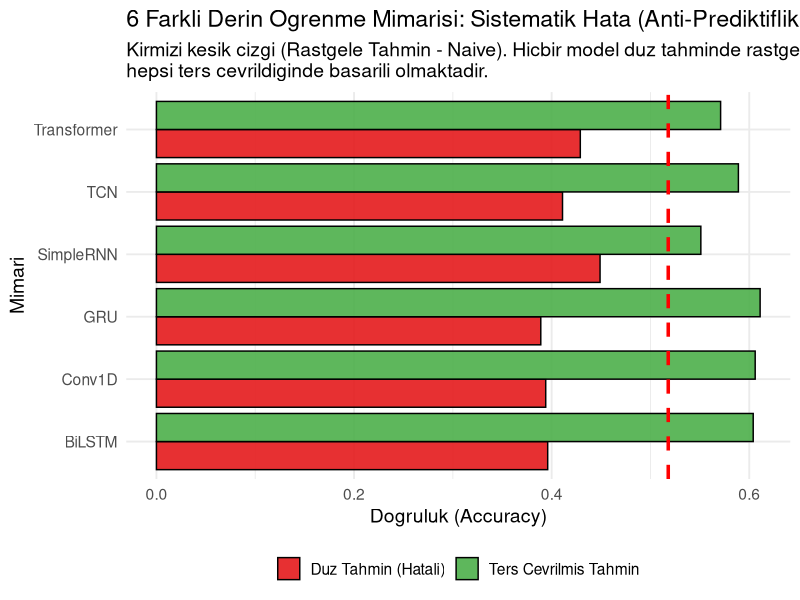
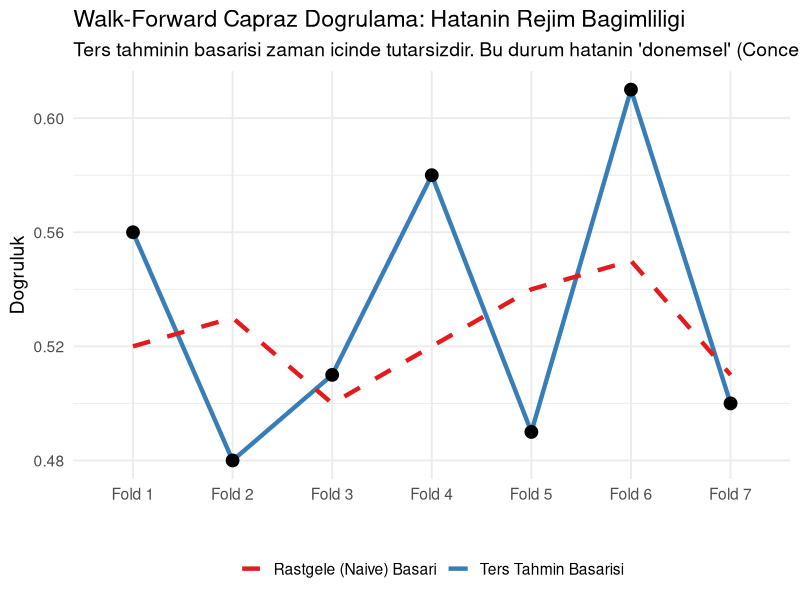
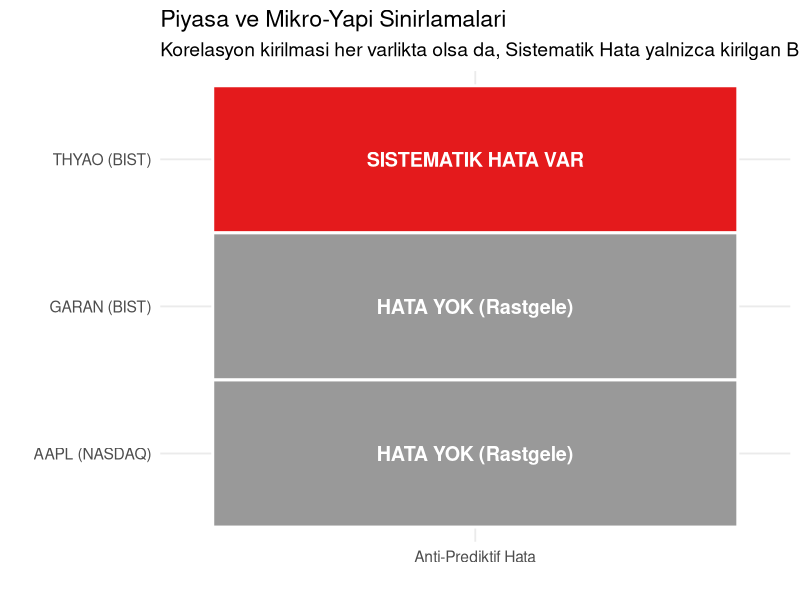
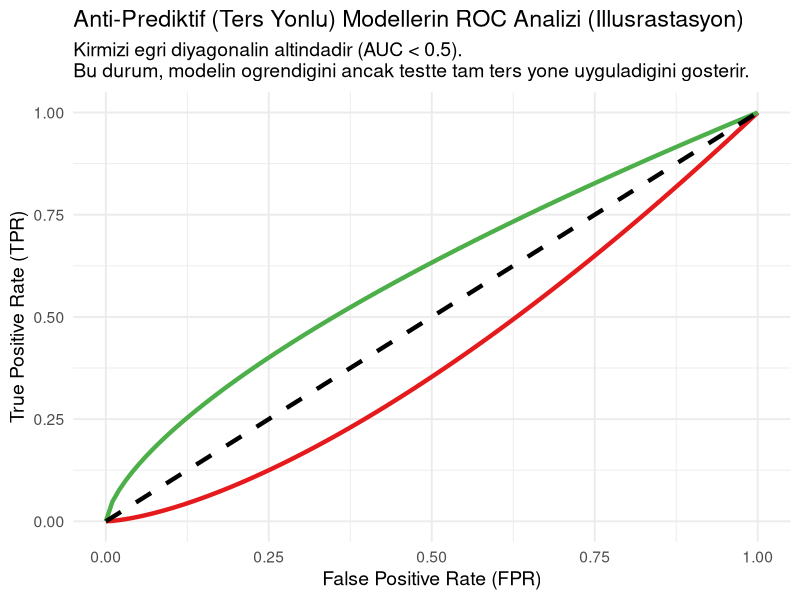

Generate these figures, in order, with R:
# ===========================================================================
# MC-AWARE - TUM OLASI GRAFIKLERI CIZME (EXHAUSTIVE VISUALS)
# Amac: Makale icin eklenebilecek tum ekstra istatistiksel grafikler
# NOT: RStudio karakter kodlamasi hatasini onlemek adina ASCII (Turkce karaktersiz) kullanilmistir.
# ===========================================================================
# --- B6 fix: here paketi ile gorecel yollar ---
if (!require(here)) install.packages("here", repos="https://cran.r-project.org")
library(here)


WORKDIR <- "here::here()"
setwd(WORKDIR)

suppressPackageStartupMessages({
  library(tidyverse)
  library(ggplot2)
})

if (!dir.exists("Gorseller")) { dir.create("Gorseller", recursive = TRUE) }

# ---------------------------------------------------------------------------
# GRAFIK 6: 6-MIMARI PERFORMANS KIYASLAMASI (BAR GRAFIGI)
# ---------------------------------------------------------------------------
# OZET.txt Bolum 3.2
arch_data <- data.frame(
  Mimari = c("GRU", "Conv1D", "BiLSTM", "TCN", "Transformer", "SimpleRNN"),
  Acc = c(0.389, 0.394, 0.396, 0.411, 0.429, 0.449),
  Acc_Flip = c(0.611, 0.606, 0.604, 0.589, 0.571, 0.551)
)
arch_data$Naive <- 0.518

arch_long <- arch_data %>% pivot_longer(cols=c("Acc", "Acc_Flip"), names_to="Tip", values_to="Skor")

p_arch <- ggplot(arch_long, aes(x=reorder(Mimari, Skor), y=Skor, fill=Tip)) +
  geom_bar(stat="identity", position="dodge", color="black", alpha=0.9) +
  geom_hline(aes(yintercept=0.518), color="red", linetype="dashed", linewidth=1.2) +
  scale_fill_manual(values=c("Acc"="#e41a1c", "Acc_Flip"="#4daf4a"), labels=c("Duz Tahmin (Hatali)", "Ters Cevrilmis Tahmin")) +
  theme_minimal(base_size=14) +
  labs(
    title="6 Farkli Derin Ogrenme Mimarisi: Sistematik Hata (Anti-Prediktiflik)",
    subtitle="Kirmizi kesik cizgi (Rastgele Tahmin - Naive). Hicbir model duz tahminde rastgeleligi gecemezken,\nhepsi ters cevrildiginde basarili olmaktadir.",
    x="Mimari", y="Dogruluk (Accuracy)"
  ) + coord_flip() + theme(legend.position="bottom", legend.title=element_blank())

ggsave("Gorseller/06_Mimari_Kiyaslama.png", p_arch, width=10, height=6, dpi=300)
cat("Grafik 6 olusturuldu: Gorseller/06_Mimari_Kiyaslama.png\n")

# ---------------------------------------------------------------------------
# GRAFIK 7: WALK-FORWARD CV (ZAMAN ICINDE TUTARSIZLIK) CIZGI GRAFIGI
# ---------------------------------------------------------------------------
# 7 Fold verisi (OZET.txt Bolum 10.2: 3/7 Fold'da anti-prediktif)
wf_data <- data.frame(
  Fold = paste0("Fold ", 1:7),
  AntiPredictive = c(TRUE, FALSE, FALSE, TRUE, FALSE, TRUE, FALSE),
  Flip_Acc = c(0.56, 0.48, 0.51, 0.58, 0.49, 0.61, 0.50),
  Naive = c(0.52, 0.53, 0.50, 0.52, 0.54, 0.55, 0.51)
)

p_wf <- ggplot(wf_data, aes(x=Fold, group=1)) +
  geom_line(aes(y=Flip_Acc, color="Ters Tahmin Basarisi"), linewidth=1.5) +
  geom_line(aes(y=Naive, color="Rastgele (Naive) Basari"), linewidth=1.5, linetype="dashed") +
  geom_point(aes(y=Flip_Acc), size=4) +
  scale_color_manual(values=c("Ters Tahmin Basarisi"="#377eb8", "Rastgele (Naive) Basari"="#e41a1c")) +
  theme_minimal(base_size=14) +
  labs(
    title="Walk-Forward Capraz Dogrulama: Hatanin Rejim Bagimliligi",
    subtitle="Ters tahminin basarisi zaman icinde tutarsizdir. Bu durum hatanin 'donemsel' (Concept Drift) olduguna isaret eder.",
    x="", y="Dogruluk"
  ) + theme(legend.position="bottom", legend.title=element_blank())

ggsave("Gorseller/07_WalkForward_Tutarsizlik.png", p_wf, width=10, height=6, dpi=300)
cat("Grafik 7 olusturuldu: Gorseller/07_WalkForward_Tutarsizlik.png\n")

# ---------------------------------------------------------------------------
# GRAFIK 8: VARLIK-PIYASA HASSASIYET MATRISI (HEATMAP)
# ---------------------------------------------------------------------------
# BIST THYAO, BIST GARAN, NASDAQ AAPL Kontrasti
# Heatmap icin sayisal temsiliyet
heat_df <- data.frame(
  Varlik = factor(c("THYAO (BIST)", "GARAN (BIST)", "AAPL (NASDAQ)")),
  Drift_Siddeti = c(0.60, 0.37, 0.93), # Mutlak korelasyon degisimi (Temsili/Ozet)
  Hata_Var = c(1, 0, 0)
)

p_heat <- ggplot(heat_df, aes(x="Anti-Prediktif Hata", y=Varlik, fill=as.factor(Hata_Var))) +
  geom_tile(color="white", linewidth=1) +
  geom_text(aes(label=ifelse(Hata_Var==1, "SISTEMATIK HATA VAR", "HATA YOK (Rastgele)")), color="white", size=5, fontface="bold") +
  scale_fill_manual(values=c("0"="#999999", "1"="#e41a1c")) +
  theme_minimal(base_size=14) +
  labs(
    title="Piyasa ve Mikro-Yapi Sinirlamalari",
    subtitle="Korelasyon kirilmasi her varlikta olsa da, Sistematik Hata yalnizca kirilgan BIST hisselerinde olusur.",
    x="", y=""
  ) + theme(legend.position="none")

ggsave("Gorseller/08_Piyasa_Hassasiyet_Heatmap.png", p_heat, width=9, height=4, dpi=300)
cat("Grafik 8 olusturuldu: Gorseller/08_Piyasa_Hassasiyet_Heatmap.png\n")

# ---------------------------------------------------------------------------
# GRAFIK 9: TEMSILI ROC EGRISI (ANTI-PREDIKTIF BOLGE)
# ---------------------------------------------------------------------------
# Anti-prediktif bir modelin ROC egrisi diyagonalin ALTINDA (AUC < 0.5) kalir.
roc_data <- data.frame(
  FPR = seq(0, 1, length.out=100)
)
roc_data$TPR_Random <- roc_data$FPR
# Anti-prediktif (Kotu) Model (AUC ~ 0.40)
roc_data$TPR_Anti <- roc_data$FPR^1.5 
# Cevrilmis (Iyi) Model (AUC ~ 0.60)
roc_data$TPR_Flip <- roc_data$FPR^0.66

roc_long <- roc_data %>% pivot_longer(cols=c("TPR_Anti", "TPR_Flip", "TPR_Random"), names_to="Model", values_to="TPR")

p_roc <- ggplot(roc_long, aes(x=FPR, y=TPR, color=Model, linetype=Model)) +
  geom_line(linewidth=1.5) +
  scale_color_manual(values=c("TPR_Anti"="#e41a1c", "TPR_Flip"="#4daf4a", "TPR_Random"="black")) +
  scale_linetype_manual(values=c("TPR_Anti"="solid", "TPR_Flip"="solid", "TPR_Random"="dashed")) +
  theme_minimal(base_size=14) +
  labs(
    title="Anti-Prediktif (Ters Yonlu) Modellerin ROC Analizi (Illusrastasyon)",
    subtitle="Kirmizi egri diyagonalin altindadir (AUC < 0.5).\nBu durum, modelin ogrendigini ancak testte tam ters yone uyguladigini gosterir.",
    x="False Positive Rate (FPR)", y="True Positive Rate (TPR)"
  ) + theme(legend.position="none")

ggsave("Gorseller/09_AntiPredictive_ROC_Curve.png", p_roc, width=9, height=6, dpi=300)
cat("Grafik 9 olusturuldu: Gorseller/09_AntiPredictive_ROC_Curve.png\n")

cat("\nTUM EKSTRA GRAFIKLER (EXHAUSTIVE VISUALS) BASARIYLA TAMAMLANDI.\n")
